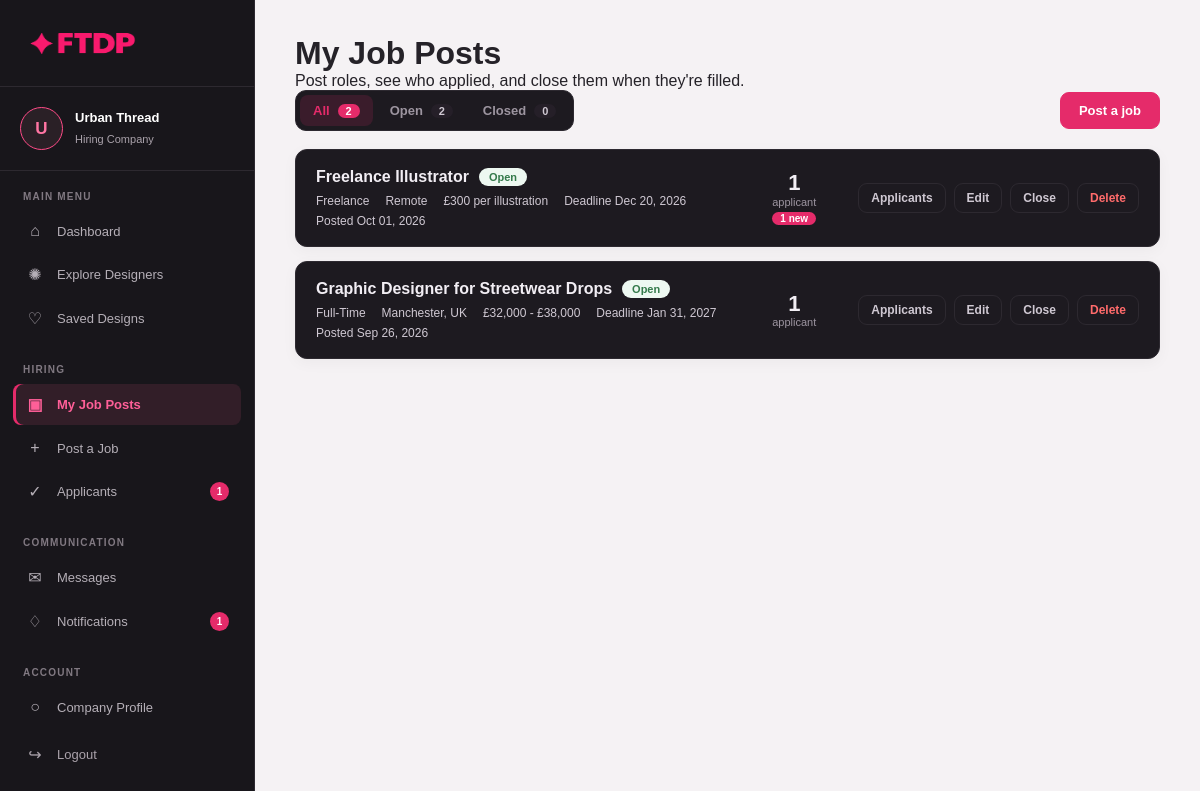
Page /frontend/pages/company/jobs.php (signed in) on the committed database.
### tables this page shows
CREATE TABLE jobs (
id INT AUTO_INCREMENT PRIMARY KEY,

company_id INT NOT NULL,

title VARCHAR(200) NOT NULL,

description TEXT NOT NULL,

location VARCHAR(150),

salary VARCHAR(100),

employment_type ENUM(
'Full-Time',
'Part-Time',
'Internship',
'Contract',
'Freelance'
),

deadline DATE,

status ENUM('open','closed') NOT NULL DEFAULT 'open',

created_at TIMESTAMP DEFAULT CURRENT_TIMESTAMP,

FOREIGN KEY (company_id)
REFERENCES companies(id)
ON DELETE CASCADE,

INDEX idx_jobs_company_status (company_id, status)
);

### backend/company/jobs.php (called while the page is built, shortened)
<?php
require_once __DIR__ . "/../config/config.php";
require_once __DIR__ . "/company_helpers.php";
$user_id    = (int) $_SESSION["user_id"];
$company_id = getCompanyId($conn, $user_id);
$job_filter = $_GET["status"] ?? "all";
$count_stmt = $conn->prepare("
    SELECT
        COUNT(*) AS total,
        COALESCE(SUM(CASE WHEN status = 'open'   THEN 1 ELSE 0 END), 0) AS open_count,
        COALESCE(SUM(CASE WHEN status = 'closed' THEN 1 ELSE 0 END), 0) AS closed_count
    FROM jobs
    WHERE company_id = ?
");
$count_stmt->bind_param("i", $company_id);
$count_stmt->execute();
$job_counts = $count_stmt->get_result()->fetch_assoc();
$sql = "
    SELECT
        j.id,
        j.title,
        j.location,
        j.salary,
        j.employment_type,
        j.deadline,
        j.status,
        j.created_at,
        COUNT(ja.id) AS applicant_count,
        COALESCE(SUM(CASE WHEN ja.application_status = 'pending' THEN 1 ELSE 0 END), 0) AS pending_count
    FROM jobs j
    LEFT JOIN job_applications ja ON ja.job_id = j.id
    WHERE j.company_id = ?
";
$sql .= "
    GROUP BY j.id
    ORDER BY j.created_at DESC
";
$stmt = $conn->prepare($sql);
if ($job_filter !== "all") {
    $stmt->bind_param("is", $company_id, $job_filter);
} else {
    $stmt->bind_param("i", $company_id);
}
$stmt->execute();
$result = $stmt->get_result();
$company_jobs_data = [];
while ($row = $result->fetch_assoc()) {
    $company_jobs_data[] = $row;
}
?>

### backend/company/company_helpers.php (called while the page is built, shortened)
<?php
function getCompanyId(mysqli $conn, int $user_id): int
{
    $stmt = $conn->prepare("SELECT id FROM companies WHERE user_id = ? LIMIT 1");
    $stmt->bind_param("i", $user_id);
    $stmt->execute();
    $row = $stmt->get_result()->fetch_assoc();
    if ($row) {
        return (int) $row["id"];
    }
    $new_id = (int) $conn->insert_id;
    return $new_id;
}
?>

### frontend/pages/company/jobs.php (the view, shortened to what this page needs)
<?php
require_once __DIR__ . "/../../../backend/company/jobs.php";
function jobsTabUrl(string $status): string
{
    return $status === "all" ? "jobs.php" : "jobs.php?status=" . $status;
}
?>
<!DOCTYPE html>
<html lang="en">
<head>
    <link rel="stylesheet" href="../../css/designer_dashboard.css">
    <link rel="stylesheet" href="../../css/designer.css">
    <link rel="stylesheet" href="../../css/designer_comm.css">
    <link rel="stylesheet" href="../../css/company.css">
</head>
<body>
<div class="designer-dashboard">
    <?php require_once __DIR__ . "/../../include/company_sidebar.php"; ?>
    <main class="designer-main">
        <div class="page-heading">
            <h1>My Job Posts</h1>
            <p>Post roles, see who applied, and close them when they're filled.</p>
        </div>
        <div class="co-toolbar">
            <div class="co-tabs">
                <a href="<?= jobsTabUrl("all"); ?>" class="co-tab <?= $job_filter === "all" ? "active" : ""; ?>">
                    All <span class="co-tab-count"><?= (int) $job_counts["total"]; ?></span>
                </a>
                <a href="<?= jobsTabUrl("open"); ?>" class="co-tab <?= $job_filter === "open" ? "active" : ""; ?>">
                    Open <span class="co-tab-count"><?= (int) $job_counts["open_count"]; ?></span>
                </a>
                <a href="<?= jobsTabUrl("closed"); ?>" class="co-tab <?= $job_filter === "closed" ? "active" : ""; ?>">
                    Closed <span class="co-tab-count"><?= (int) $job_counts["closed_count"]; ?></span>
                </a>
            </div>
            <a href="job_form.php" class="comm-btn co-btn-link">Post a job</a>
        </div>
        <?php if (count($company_jobs_data) > 0): ?>
            <div class="co-jobs">
                <?php foreach ($company_jobs_data as $job): ?>
                    <?php $is_open = $job["status"] === "open"; ?>
                    <div class="co-job <?= $is_open ? "" : "closed"; ?>">
                        <div class="co-job-main">
                            <h3 class="co-job-title">
                                <?= htmlspecialchars($job["title"]); ?>
                                <span class="co-chip <?= $is_open ? "open" : "closed"; ?>">
                                    <?= $is_open ? "Open" : "Closed"; ?>
                                </span>
                            </h3>
                            <div class="co-job-meta">
                                <?php if (!empty($job["employment_type"])): ?>
                                    <span><?= htmlspecialchars($job["employment_type"]); ?></span>
                                <?php endif; ?>
                                <?php if (!empty($job["location"])): ?>
                                    <span><?= htmlspecialchars($job["location"]); ?></span>
                                <?php endif; ?>
                                <?php if (!empty($job["salary"])): ?>
                                    <span><?= htmlspecialchars($job["salary"]); ?></span>
                                <?php endif; ?>
                                <?php if (!empty($job["deadline"])): ?>
                                    <span>Deadline <?= date("M d, Y", strtotime($job["deadline"])); ?></span>
                                <?php endif; ?>
                                <span>Posted <?= date("M d, Y", strtotime($job["created_at"])); ?></span>
                            </div>
                        </div>
                        <a class="co-job-applicants" href="applicants.php?job=<?= (int) $job["id"]; ?>" title="View applicants">
                            <strong><?= (int) $job["applicant_count"]; ?></strong>
                            <span>applicant<?= (int) $job["applicant_count"] === 1 ? "" : "s"; ?></span>
                            <?php if ((int) $job["pending_count"] > 0): ?>
                                <span class="new"><?= (int) $job["pending_count"]; ?> new</span>
                            <?php endif; ?>
                        </a>
                        <div class="co-job-actions">
                            <a href="applicants.php?job=<?= (int) $job["id"]; ?>" class="comm-btn ghost small co-btn-link">Applicants</a>
                            <a href="job_form.php?id=<?= (int) $job["id"]; ?>" class="comm-btn ghost small co-btn-link">Edit</a>
                            <form method="POST" action="../../../backend/company/job_action.php">
                                <button type="submit"
                                        class="comm-btn ghost small"
                                        <?php if ($is_open): ?>
                                            onclick="return confirm('Close this job? Designers will no longer see it or be able to apply.');"
                                        <?php endif; ?>>
                                    <?= $is_open ? "Close" : "Reopen"; ?>
                                </button>
                            </form>
                            <form method="POST" action="../../../backend/company/job_action.php">
                                <button type="submit"
                                        class="comm-btn danger small"
                                        onclick="return confirm('Delete this job and all of its applications? This can\'t be undone.');">
                                    Delete
                                </button>
                            </form>
                        </div>
                    </div>
                <?php endforeach; ?>
            </div>
        <?php endif; ?>
    </main>
</div>
</body>
</html>

### frontend/css/designer_dashboard.css (style rules this page uses)
:root { --pink: #e52b6a; --pink-dark: #c91d58; --pink-light: #ff75a3; --pink-border: #ff4b88; --pink-soft: #fff0f5; --pink-dark-soft: #321e28; --text: #252228; --light-text: #68616b; --muted: #999099; --border: #e4dfe3; --white: #ffffff; --dashboard-bg: #f5f2f4; }
* { margin: 0; padding: 0; box-sizing: border-box; }
html { scroll-behavior: smooth; }
body { font-family: Arial, Helvetica, sans-serif; background: var(--dashboard-bg); color: var(--text); }
a { text-decoration: none; color: inherit; }
.designer-dashboard { min-height: 100vh; display: flex; }
.designer-main { width: calc(100% - 255px); margin-left: 255px; padding: 35px 40px; }

### frontend/css/designer.css (style rules this page uses)
:root { --sidebar-bg: #18161b; --sidebar-border: #2d2930; --sidebar-hover: #292129; --sidebar-active: #321e28; --pink: #e52b6a; --pink-light: #ff75a3; --pink-border: #ff4b88; --sidebar-text: #b5afb7; --sidebar-muted: #817982; --sidebar-white: #ffffff; }

### frontend/css/designer_comm.css (style rules this page uses)
:root { --c-surface: #1d1a20; --c-surface-2: #251f28; --c-line: #2d2930; --c-line-soft: #26222a; --c-text: #f2eef4; --c-body: #cfc8d2; --c-muted: #9d95a0; --c-pink: #e52b6a; --c-pink-soft: #ff75a3; --c-pink-dim: rgba(229, 43, 106, 0.14); --c-danger: #ff6b6b; --c-success: #4cd08a; }
.comm-btn { display: inline-flex; align-items: center; justify-content: center; gap: 8px; padding: 10px 18px; border: 1px solid var(--c-pink); border-radius: 9px; background: var(--c-pink); color: #fff; font-family: inherit; font-size: 13px; font-weight: 600; line-height: 1.2; cursor: pointer; transition: background 0.2s ease, border-color 0.2s ease, opacity 0.2s ease; }
.comm-btn.ghost { background: transparent; border-color: var(--c-line); color: var(--c-body); }
.comm-btn.danger { background: transparent; border-color: var(--c-line); color: var(--c-danger); }
.comm-btn.small { padding: 7px 12px; font-size: 12px; }

### frontend/css/company.css (style rules this page uses)
.co-btn-link { text-decoration: none; }
.co-toolbar { display: flex; align-items: center; justify-content: space-between; flex-wrap: wrap; gap: 14px; margin-bottom: 18px; }
.co-tabs { display: inline-flex; flex-wrap: wrap; gap: 4px; padding: 4px; border: 1px solid var(--c-line); border-radius: 11px; background: var(--c-surface); }
.co-tab { display: inline-flex; align-items: center; gap: 8px; padding: 8px 13px; border-radius: 8px; color: var(--c-muted); font-size: 13px; font-weight: 600; text-decoration: none; transition: background 0.2s ease, color 0.2s ease; }
.co-tab.active { background: var(--c-pink-dim); color: var(--c-pink); }
.co-tab-count { min-width: 22px; padding: 1px 7px; border-radius: 10px; background: var(--c-surface-2); color: var(--c-body); font-size: 11px; text-align: center; }
.co-tab.active .co-tab-count { background: var(--c-pink); color: #fff; }
.co-jobs { display: flex; flex-direction: column; gap: 14px; }
.co-job { display: flex; align-items: center; justify-content: space-between; flex-wrap: wrap; gap: 16px; padding: 18px 20px; background: var(--c-surface); border: 1px solid var(--c-line); border-radius: 12px; box-shadow: 0 4px 15px rgba(30, 25, 30, 0.04); }
.co-job-main { flex: 1 1 320px; min-width: 0; }
.co-job-title { display: flex; align-items: center; flex-wrap: wrap; gap: 10px; margin: 0 0 8px; color: var(--c-text); font-size: 16px; font-weight: 700; }
.co-chip { padding: 3px 10px; border-radius: 12px; font-size: 11px; font-weight: 700; }
.co-chip.open { background: #edf8f1; color: #347a4b; }
.co-job-meta { display: flex; flex-wrap: wrap; gap: 6px 16px; color: var(--c-body); font-size: 12px; }
.co-job-applicants { display: flex; flex-direction: column; align-items: center; min-width: 96px; text-decoration: none; }
.co-job-applicants strong { color: var(--c-text); font-size: 22px; line-height: 1.1; }
.co-job-applicants span { color: var(--c-muted); font-size: 11px; }
.co-job-applicants .new { margin-top: 4px; padding: 1px 8px; border-radius: 10px; background: var(--c-pink); color: #fff; font-size: 10px; font-weight: 700; }
.co-job-actions { display: flex; flex-wrap: wrap; gap: 8px; }
.co-job-actions form { margin: 0; }

### rows in the picture
jobs: title "Freelance Illustrator", status "Open", employment_type "Freelance", location "Remote", salary "£300 per illustration", deadline "Dec 20, 2026", created_at "Oct 01, 2026", applicant_count "1", pending_count "1"
jobs: title "Graphic Designer for Streetwear Drops", status "Open", employment_type "Full-Time", location "Manchester, UK", salary "£32,000 - £38,000", deadline "Jan 31, 2027", created_at "Sep 26, 2026", applicant_count "1"

### other values in the picture
mb_substr($sb_company_name, 0, 1) "U"
$sb_company_name "Urban Thread"
$sb_pending_applicants ?: "" "1"
$sb_unread_notifications ?: "" "1"
$job_counts["total"] "2"
$job_counts["open_count"] "2"
$job_counts["closed_count"] "0"
